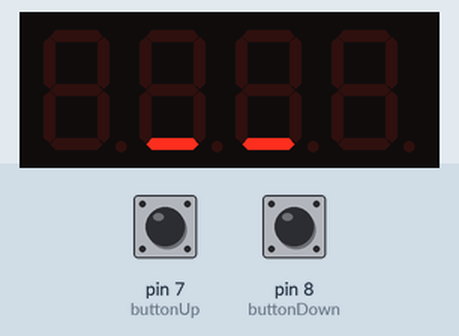
A sketch run on a simulated Arduino Uno, built with avr-gcc and run on an emulated ATmega328P. Parts: 4-digit seven-segment display. Inputs (shaded band) come from the test bench; at power-on: pin 7 (buttonUp) HIGH, pin 8 (buttonDown) HIGH. The modem accepts every AT command (registered, SIM ready, sends succeed) and sends nothing else; the audio player accepts every command and is not drawn.

Above: at 1.8 s.
1.9 s: pin 7 (buttonUp) pulled LOW for 3.2 s
At 5.8 s:
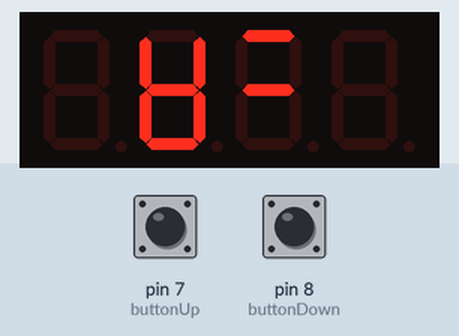
6.6 s: pin 7 (buttonUp) pulled LOW for 0.15 s
At 7.8 s:
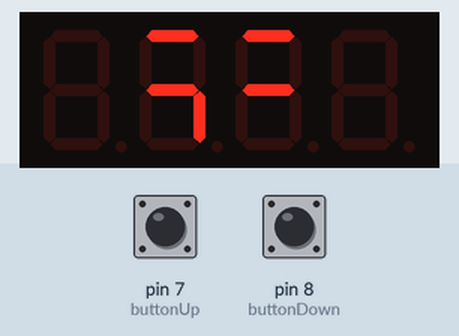
8.2 s: pin 7 (buttonUp) pulled LOW for 1 s
At 9.7 s:
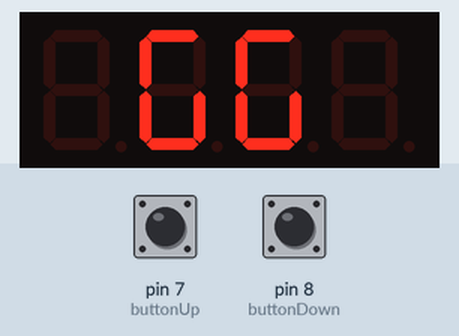
10.7 s: pin 7 (buttonUp) pulled LOW for 0.15 s
At 11.9 s:
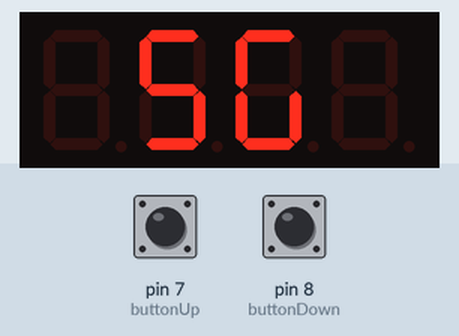
12.3 s: pin 7 (buttonUp) pulled LOW for 3.2 s
At 16.1 s:
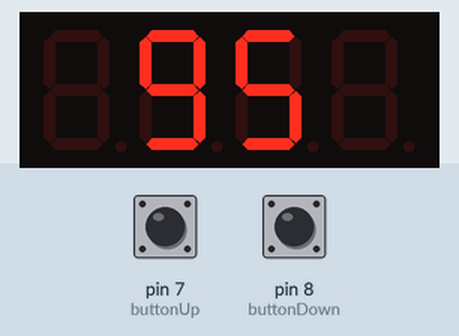
17.0 s: pin 7 (buttonUp) pulled LOW for 1 s
At 18.8 s:
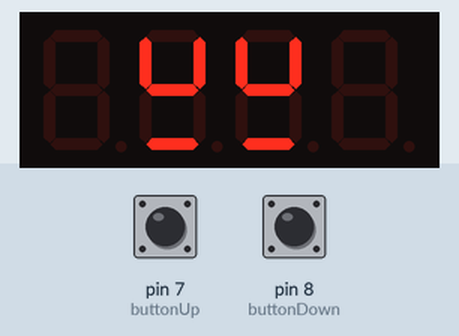
Timing chart, 0 to 20.3 s (numbered marks = the images above; inputs shaded):
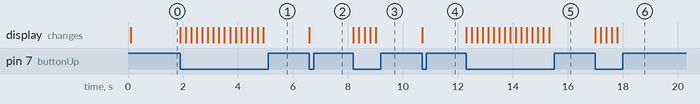

The sketch:

final_Test_Code.ino
```cpp
#include <TM1650.h>
#include <SoftwareSerial.h>
#include <DFRobotDFPlayerMini.h>

TM1650 module(A4, A5);             // TM1650 I2C
SoftwareSerial mySerial(5, 6);   // DFPlayer RX, TX
DFRobotDFPlayerMini myDFPlayer;

const int buttonUp = 7;
const int buttonDown = 8;
int number = 0;

unsigned long lastDebounceUp = 0;
unsigned long lastDebounceDown = 0;
const unsigned long debounceDelay = 200;

enum PlayerState { IDLE, PLAYING_INTRO, PLAYING_MAIN };

int pendingTrack = 0;

bool dfPlayerAvailable = false;

PlayerState playerState = IDLE;
// Standard 7-segment font (DP,G,F,E,D,C,B,A) - LSB to MSB
// my order    C  D  E  G  A  F B
const byte CUSTOM_FONT[] = {
0b00001000, // - (index 0)
0b01110111, // 0
0b01000001, // 1
0b00111101, // 2
0b01101101, // 3
0b01101010, // 4
0b01101110, // 5
0b01111110, // 6
0b01000101, // 7
0b01111111, // 8
0b01101111  // 9
};

void setup() {
pinMode(buttonUp, INPUT_PULLUP);
pinMode(buttonDown, INPUT_PULLUP);

  module.setupDisplay(true, 7);
  delay(100);
  module.setSegments(CUSTOM_FONT[0], 1); // -
  module.setSegments(CUSTOM_FONT[0], 2); // -

  mySerial.begin(9600);
  if (myDFPlayer.begin(mySerial)) {
    dfPlayerAvailable = true;
    enableDAC();
    myDFPlayer.volume(25);
    myDFPlayer.setTimeOut(500);
  } else {
    dfPlayerAvailable = false;
    // Optionally blink an LED or print an error to Serial
  }


}
/*
void displayNumber(int number) {
  if (number == 0) {
    module.setSegments(CUSTOM_FONT[0], 1); // -
    module.setSegments(CUSTOM_FONT[0], 2); // -
  } else {
    module.setSegments(CUSTOM_FONT[number % 10 + 1], 1); // Ones
    module.setSegments(CUSTOM_FONT[number / 10 + 1], 2); // Tens
  }
}
*/
void blankDisplay() {
  module.setSegments(0x00, 1);
  module.setSegments(0x00, 2);
}

void displayNumber(int number) {
  blankDisplay();        // Step 1: Force blanking
  delayMicroseconds(800); // Step 2: short blanking delay (0.5–1ms is enough)

  if (number == 0) {
    module.setSegments(CUSTOM_FONT[0], 1);
    module.setSegments(CUSTOM_FONT[0], 2);
  } else {
    module.setSegments(CUSTOM_FONT[number % 10 + 1], 1);
    module.setSegments(CUSTOM_FONT[number / 10 + 1], 2);
  }
}

void playTrackSequence(int trackNumber) {
  displayNumber(trackNumber);  // Always show on display

  if (!dfPlayerAvailable) return;

  if (trackNumber >= 1 && trackNumber <= 99) {
    pendingTrack = trackNumber;
    playerState = PLAYING_INTRO;
    myDFPlayer.playFolder(1, 0); // Folder 01, file 000.mp3 = intro
  }
}

void loop() {

  if (dfPlayerAvailable) {
    if (playerState == PLAYING_INTRO && myDFPlayer.readState() == 512) {
      myDFPlayer.playFolder(2, pendingTrack); // Folder 02, track N.mp3
      playerState = PLAYING_MAIN;
    }
    else if (playerState == PLAYING_MAIN && myDFPlayer.readState() == 512) {
      playerState = IDLE;
    }
  } else {
    playerState = IDLE; // Always IDLE when no DFPlayer
  }


  bool upPressed = (digitalRead(buttonUp) == LOW);
  bool downPressed = (digitalRead(buttonDown) == LOW);

  if (upPressed && downPressed && playerState == IDLE) {
    number = 0;
    displayNumber(number);
//    if (dfPlayerAvailable) myDFPlayer.stop();
    delay(500);
    return;
  }

  if (upPressed && millis() - lastDebounceUp > debounceDelay && playerState == IDLE) {
    if (number < 99) {
      number++;
//      playTrackSequence(number);
    }
    lastDebounceUp = millis();
  }

  if (downPressed && millis() - lastDebounceDown > debounceDelay && playerState == IDLE) {
    if (number > 1) {
      number--;
//      playTrackSequence(number);
    }
    lastDebounceDown = millis();
  }

    static int lastShown = -1;
  if (number != lastShown) {
    displayNumber(number);
    lastShown = number;
  }

}

// Enable DAC analog output (DAC_L and DAC_R)
void enableDAC() {
  uint8_t command[10] = {
    0x7E, 0xFF, 0x06, 0x1A, 0x00, 0x00, 0x00, 0x00, 0xFE, 0xEF
  };
  mySerial.write(command, 10);
}
```

Measured:
- after the input at 1.9 s, the display: first changes at once (image 1 shows a later state)
- after the input at 6.6 s, the display: changes at once (image 2)
- after the input at 8.2 s, the display: first changes at once (image 3 shows a later state)
- after the input at 10.7 s, the display: changes at once (image 4)
- after the input at 12.3 s, the display: first changes at once (image 5 shows a later state)
- after the input at 17.0 s, the display: first changes at once (image 6 shows a later state)
